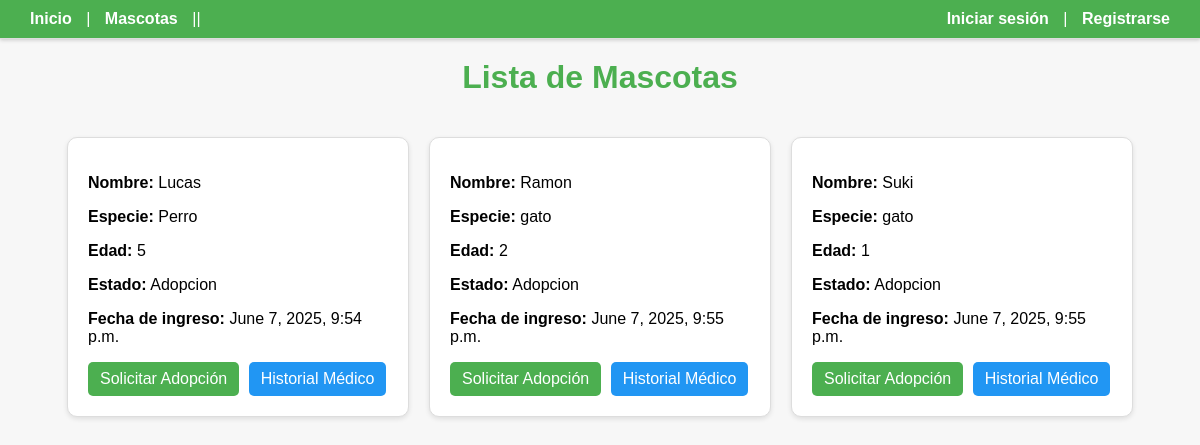
The app's page /listado_mascotas/, older data.
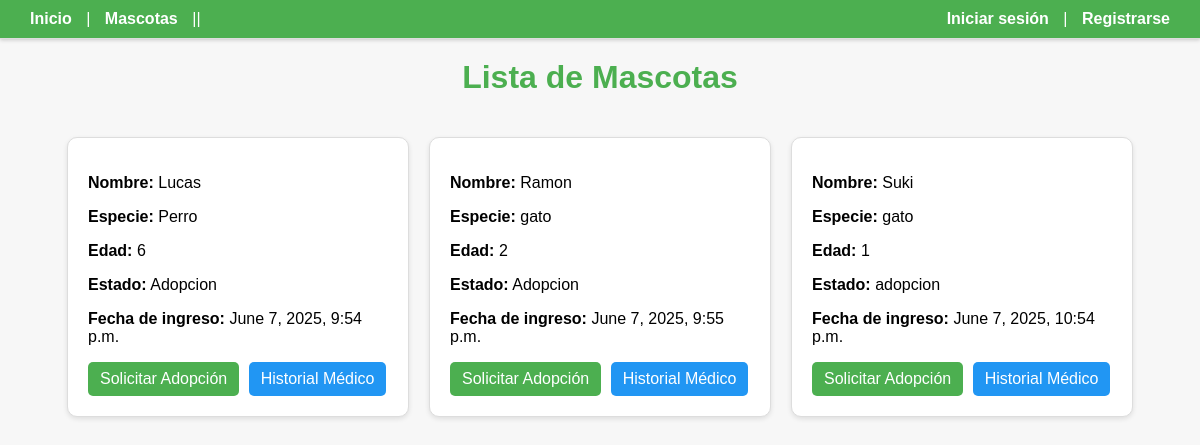
The same page, newer data.
### Mascota/models.py (models this page shows, shortened)
class Mascota(models.Model):
    ESTADO_CHOICES = [
        ('adopcion', 'Adopción'),
        ('adoptado', 'Adoptado'),
    ]
    id = models.IntegerField(primary_key=True)
    nombre = models.CharField(max_length=100)
    especie = models.CharField(max_length=50)
    edad = models.CharField(max_length=100)
    estado = models.CharField(max_length=10,
        choices=ESTADO_CHOICES,
        default='adopcion')
    fecha_ingreso = models.DateTimeField(auto_now_add=True)

### Mascota/views.py (the view)
# urls.py: path('listado_mascotas/', views.listado_mascota, name='listado_mascota'),
def listado_mascota(request):
    macotas = Mascota.objects.all()
    return render(request,'Mascota/listado_mascota.html', {'mascotas':macotas})

### Mascota/templates/Mascota/listado_mascota.html (shortened to what this page needs)
{% extends "pagina/base.html" %}
{% block content %}
    <h1 style="text-align: center; color: #4CAF50; margin-top: 20px;">Lista de Mascotas</h1>
    <div style="display: flex; flex-wrap: wrap; justify-content: center; gap: 20px; padding: 20px;">
    {% for mascota in mascotas %}
        <div style="background: white; border: 1px solid #ddd; border-radius: 10px; padding: 20px; width: 300px; box-shadow: 0 2px 5px rgba(0,0,0,0.1);">
            <p><strong>Nombre:</strong> {{ mascota.nombre }}</p>
            <p><strong>Especie:</strong> {{ mascota.especie }}</p>
            <p><strong>Edad:</strong> {{ mascota.edad }}</p>
            <p><strong>Estado:</strong> {{ mascota.estado }}</p>
            <p><strong>Fecha de ingreso:</strong> {{ mascota.fecha_ingreso }}</p>
            <div style="margin-top: 10px;">
                <a href="{% url 'solicitar_adopcion' mascota.id %}" style="display: inline-block; padding: 8px 12px; background-color: #4CAF50; color: white; text-decoration: none; border-radius: 5px; margin-right: 5px;">Solicitar Adopción</a>
                <a href="{% url 'mascota' mascota.id %}" style="display: inline-block; padding: 8px 12px; background-color: #2196F3; color: white; text-decoration: none; border-radius: 5px;">Historial Médico</a>
            </div>
        </div>
    {% endfor %}
    </div>
{% endblock %}

Row changes from the older to the newer data that the page shows:
changed Mascota "Lucas": edad "5" → "6"
changed Mascota "Suki": estado "Adopcion" → "adopcion"; fecha_ingreso "June 7, 2025, 9:55 p.m." → "June 7, 2025, 10:54 p.m."
